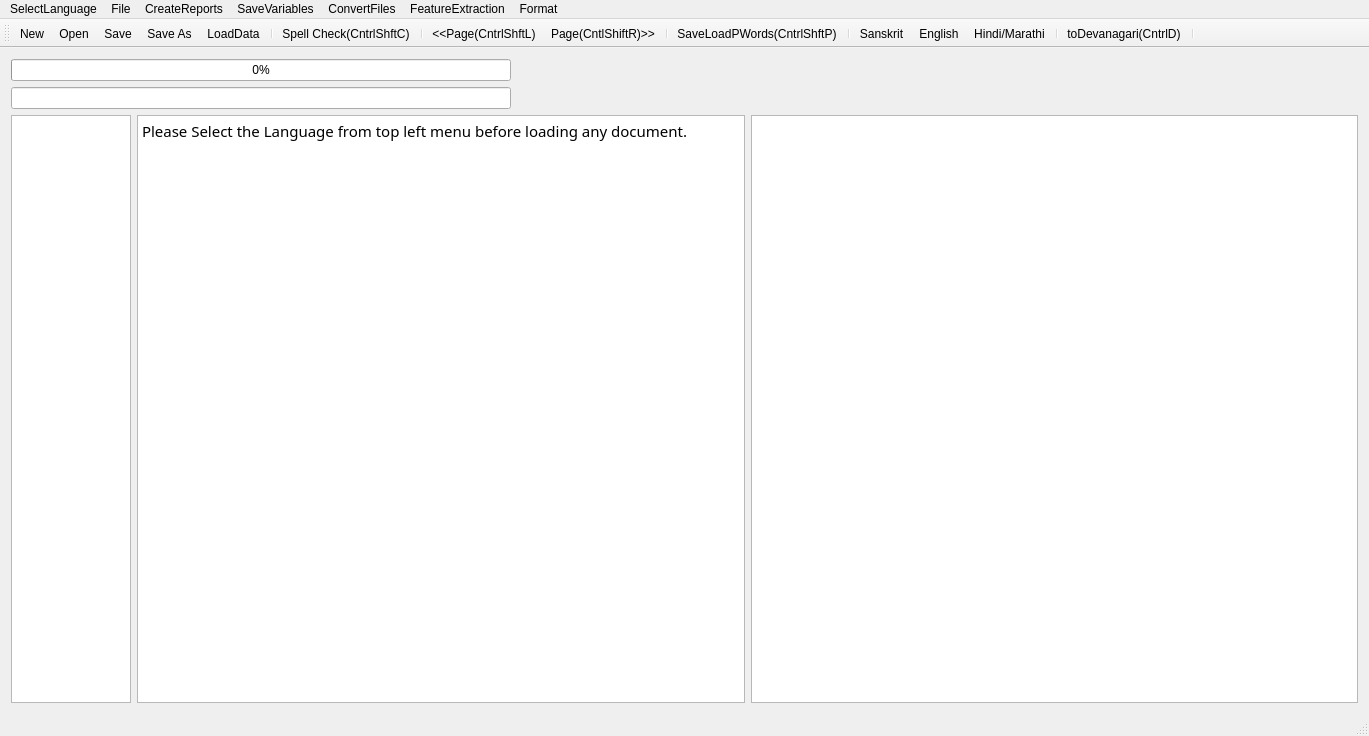
<?xml version="1.0" encoding="UTF-8"?>
<ui version="4.0">
 <class>MainWindow</class>
 <widget class="QMainWindow" name="MainWindow">
  <property name="geometry">
   <rect>
    <x>0</x>
    <y>0</y>
    <width>1369</width>
    <height>736</height>
   </rect>
  </property>
  <property name="mouseTracking">
   <bool>true</bool>
  </property>
  <property name="windowTitle">
   <string>MainWindow</string>
  </property>
  <widget class="QWidget" name="centralWidget">
   <layout class="QVBoxLayout" name="verticalLayout">
    <item>
     <widget class="QProgressBar" name="progressBar">
      <property name="maximumSize">
       <size>
        <width>500</width>
        <height>16777215</height>
       </size>
      </property>
      <property name="value">
       <number>0</number>
      </property>
      <property name="alignment">
       <set>Qt::AlignRight|Qt::AlignTrailing|Qt::AlignVCenter</set>
      </property>
     </widget>
    </item>
    <item>
     <widget class="QLineEdit" name="lineEdit">
      <property name="maximumSize">
       <size>
        <width>500</width>
        <height>16777215</height>
       </size>
      </property>
     </widget>
    </item>
    <item>
     <layout class="QHBoxLayout" name="horizontalLayout">
      <item>
       <widget class="QTextEdit" name="textEdit">
        <property name="maximumSize">
         <size>
          <width>120</width>
          <height>16777215</height>
         </size>
        </property>
        <property name="font">
         <font>
          <family>FreeSans</family>
          <italic>true</italic>
         </font>
        </property>
        <property name="sizeAdjustPolicy">
         <enum>QAbstractScrollArea::AdjustToContents</enum>
        </property>
        <property name="readOnly">
         <bool>true</bool>
        </property>
       </widget>
      </item>
      <item>
       <widget class="QTextBrowser" name="textBrowser">
        <property name="font">
         <font>
          <family>Shobhika</family>
          <pointsize>16</pointsize>
          <italic>false</italic>
         </font>
        </property>
        <property name="mouseTracking">
         <bool>true</bool>
        </property>
        <property name="sizeAdjustPolicy">
         <enum>QAbstractScrollArea::AdjustToContents</enum>
        </property>
        <property name="undoRedoEnabled">
         <bool>true</bool>
        </property>
        <property name="readOnly">
         <bool>false</bool>
        </property>
        <property name="html">
         <string>&lt;!DOCTYPE HTML PUBLIC &quot;-//W3C//DTD HTML 4.0//EN&quot; &quot;http://www.w3.org/TR/REC-html40/strict.dtd&quot;&gt;
&lt;html&gt;&lt;head&gt;&lt;meta name=&quot;qrichtext&quot; content=&quot;1&quot; /&gt;&lt;meta charset=&quot;utf-8&quot; /&gt;&lt;style type=&quot;text/css&quot;&gt;
p, li { white-space: pre-wrap; }
hr { height: 1px; border-width: 0; }
li.unchecked::marker { content: &quot;\2610&quot;; }
li.checked::marker { content: &quot;\2612&quot;; }
&lt;/style&gt;&lt;/head&gt;&lt;body style=&quot; font-family:'Shobhika'; font-size:16pt; font-weight:400; font-style:normal;&quot;&gt;
&lt;p style=&quot; margin-top:0px; margin-bottom:0px; margin-left:0px; margin-right:0px; -qt-block-indent:0; text-indent:0px;&quot;&gt;&lt;span style=&quot; font-family:'Ubuntu'; font-size:11pt;&quot;&gt;Please Select the Language from top left menu before loading any document.&lt;/span&gt;&lt;/p&gt;&lt;/body&gt;&lt;/html&gt;</string>
        </property>
        <property name="acceptRichText">
         <bool>true</bool>
        </property>
        <property name="textInteractionFlags">
         <set>Qt::LinksAccessibleByKeyboard|Qt::LinksAccessibleByMouse|Qt::TextBrowserInteraction|Qt::TextEditable|Qt::TextEditorInteraction|Qt::TextSelectableByKeyboard|Qt::TextSelectableByMouse</set>
        </property>
       </widget>
      </item>
      <item>
       <widget class="QGraphicsView" name="graphicsView">
        <property name="sizeAdjustPolicy">
         <enum>QAbstractScrollArea::AdjustIgnored</enum>
        </property>
        <property name="alignment">
         <set>Qt::AlignCenter</set>
        </property>
        <property name="dragMode">
         <enum>QGraphicsView::ScrollHandDrag</enum>
        </property>
        <property name="transformationAnchor">
         <enum>QGraphicsView::AnchorViewCenter</enum>
        </property>
        <property name="resizeAnchor">
         <enum>QGraphicsView::AnchorViewCenter</enum>
        </property>
       </widget>
      </item>
     </layout>
    </item>
   </layout>
   <zorder>lineEdit</zorder>
   <zorder>progressBar</zorder>
  </widget>
  <widget class="QMenuBar" name="menuBar">
   <property name="geometry">
    <rect>
     <x>0</x>
     <y>0</y>
     <width>1369</width>
     <height>21</height>
    </rect>
   </property>
   <widget class="QMenu" name="menuOCR_Correction_Window">
    <property name="title">
     <string>File</string>
    </property>
    <addaction name="actionNew"/>
    <addaction name="actionOpen"/>
    <addaction name="actionSave"/>
    <addaction name="actionSave_As"/>
    <addaction name="actionSpell_Check"/>
    <addaction name="actionLoad_Next_Page"/>
    <addaction name="actionLoad_Prev_Page"/>
    <addaction name="separator"/>
    <addaction name="actionLoadGDocPage"/>
    <addaction name="actionToDevanagari"/>
    <addaction name="actionLoadData"/>
    <addaction name="actionLoadDict"/>
    <addaction name="actionLoadOCRWords"/>
    <addaction name="actionLoadDomain"/>
    <addaction name="actionLoadSubPS"/>
    <addaction name="actionLoadConfusions"/>
    <addaction name="actionSugg"/>
    <addaction name="actionToSlp1"/>
   </widget>
   <widget class="QMenu" name="menuCreateReports">
    <property name="title">
     <string>CreateReports</string>
    </property>
    <addaction name="actionCreateBest2OCR"/>
    <addaction name="actionCreateSuggestionLog"/>
    <addaction name="actionCreateSuggestionLogNearestPriority"/>
    <addaction name="actionErrorDetectionRep"/>
    <addaction name="actionErrorDetectWithoutAdaptation"/>
    <addaction name="actionErrorDetectionRepUniq"/>
   </widget>
   <widget class="QMenu" name="menuSaveVariables">
    <property name="title">
     <string>SaveVariables</string>
    </property>
    <addaction name="actionCPair"/>
    <addaction name="actionPrimarySecOCRPair"/>
    <addaction name="actionCPairIEROcrVsCorrect"/>
    <addaction name="actionCPairGEROcrVsCorrect"/>
   </widget>
   <widget class="QMenu" name="menuConvertFiles">
    <property name="title">
     <string>ConvertFiles</string>
    </property>
    <addaction name="actionToSlp1_2"/>
    <addaction name="actionToDev"/>
    <addaction name="actionExtractDev"/>
    <addaction name="actionEditDistRep"/>
    <addaction name="actionConfusionFreqHist"/>
    <addaction name="actionFilterOutGT50EditDisPairs"/>
   </widget>
   <widget class="QMenu" name="menuFeatureExtraction">
    <property name="title">
     <string>FeatureExtraction</string>
    </property>
    <addaction name="actionPrepareFeatures"/>
   </widget>
   <widget class="QMenu" name="menuSelectLanguage">
    <property name="title">
     <string>SelectLanguage</string>
    </property>
    <addaction name="actionSanskrit"/>
    <addaction name="actionHindi"/>
    <addaction name="actionEnglish"/>
   </widget>
   <widget class="QMenu" name="menuFormat">
    <property name="title">
     <string>Format</string>
    </property>
    <addaction name="actionBold"/>
    <addaction name="actionSubscript_2"/>
    <addaction name="actionSuperscript_2"/>
   </widget>
   <addaction name="menuSelectLanguage"/>
   <addaction name="menuOCR_Correction_Window"/>
   <addaction name="menuCreateReports"/>
   <addaction name="menuSaveVariables"/>
   <addaction name="menuConvertFiles"/>
   <addaction name="menuFeatureExtraction"/>
   <addaction name="menuFormat"/>
  </widget>
  <widget class="QToolBar" name="mainToolBar">
   <attribute name="toolBarArea">
    <enum>TopToolBarArea</enum>
   </attribute>
   <attribute name="toolBarBreak">
    <bool>false</bool>
   </attribute>
   <addaction name="actionNew"/>
   <addaction name="actionOpen"/>
   <addaction name="actionSave"/>
   <addaction name="actionSave_As"/>
   <addaction name="actionLoadData"/>
   <addaction name="separator"/>
   <addaction name="actionSpell_Check"/>
   <addaction name="separator"/>
   <addaction name="actionLoad_Prev_Page"/>
   <addaction name="actionLoad_Next_Page"/>
   <addaction name="separator"/>
   <addaction name="actionLoadGDocPage"/>
   <addaction name="separator"/>
   <addaction name="actionSanskrit"/>
   <addaction name="actionEnglish"/>
   <addaction name="actionHindi"/>
   <addaction name="separator"/>
   <addaction name="actionToDevanagari"/>
   <addaction name="separator"/>
  </widget>
  <widget class="QStatusBar" name="statusBar"/>
  <action name="actionOpen">
   <property name="icon">
    <iconset resource="AppResources.qrc">
     <normaloff>:/Images/open.png</normaloff>:/Images/open.png</iconset>
   </property>
   <property name="text">
    <string>Open</string>
   </property>
   <property name="shortcut">
    <string>Ctrl+O</string>
   </property>
  </action>
  <action name="actionSave">
   <property name="icon">
    <iconset resource="AppResources.qrc">
     <normaloff>:/Images/save.png</normaloff>:/Images/save.png</iconset>
   </property>
   <property name="text">
    <string>Save</string>
   </property>
   <property name="shortcut">
    <string>Ctrl+S</string>
   </property>
  </action>
  <action name="actionSave_As">
   <property name="icon">
    <iconset resource="AppResources.qrc">
     <normaloff>:/Images/save-as.png</normaloff>:/Images/save-as.png</iconset>
   </property>
   <property name="text">
    <string>Save As</string>
   </property>
   <property name="shortcut">
    <string>Ctrl+Shift+S</string>
   </property>
  </action>
  <action name="actionNew">
   <property name="icon">
    <iconset resource="AppResources.qrc">
     <normaloff>:/Images/New.png</normaloff>:/Images/New.png</iconset>
   </property>
   <property name="text">
    <string>New</string>
   </property>
   <property name="shortcut">
    <string>Ctrl+N</string>
   </property>
  </action>
  <action name="actionSpell_Check">
   <property name="text">
    <string>Spell Check(CntrlShftC)</string>
   </property>
   <property name="shortcut">
    <string>Ctrl+Shift+C</string>
   </property>
  </action>
  <action name="actionLoad_Next_Page">
   <property name="text">
    <string>Page(CntlShiftR)&gt;&gt;</string>
   </property>
   <property name="toolTip">
    <string>Page(CntlShiftR)&gt;&gt;</string>
   </property>
   <property name="shortcut">
    <string>Ctrl+Shift+R</string>
   </property>
  </action>
  <action name="actionLoad_Prev_Page">
   <property name="text">
    <string>&lt;&lt;Page(CntrlShftL)</string>
   </property>
   <property name="toolTip">
    <string>&lt;&lt;Page(CntrlShftL)</string>
   </property>
   <property name="shortcut">
    <string>Ctrl+Shift+L</string>
   </property>
  </action>
  <action name="actionLoadGDocPage">
   <property name="text">
    <string>Save&amp;LoadPWords(CntrlShftP)</string>
   </property>
   <property name="shortcut">
    <string>Ctrl+Shift+P</string>
   </property>
  </action>
  <action name="actionToDevanagari">
   <property name="text">
    <string>toDevanagari(CntrlD)</string>
   </property>
   <property name="shortcut">
    <string>Ctrl+D</string>
   </property>
  </action>
  <action name="actionLoadData">
   <property name="text">
    <string>LoadData</string>
   </property>
  </action>
  <action name="actionLoadDict">
   <property name="text">
    <string>LoadDict</string>
   </property>
  </action>
  <action name="actionLoadOCRWords">
   <property name="text">
    <string>LoadOCRWords</string>
   </property>
  </action>
  <action name="actionLoadDomain">
   <property name="text">
    <string>LoadDomain</string>
   </property>
  </action>
  <action name="actionLoadSubPS">
   <property name="text">
    <string>LoadSubPS</string>
   </property>
  </action>
  <action name="actionLoadConfusions">
   <property name="text">
    <string>LoadConfusions</string>
   </property>
  </action>
  <action name="actionSugg">
   <property name="text">
    <string>sugg</string>
   </property>
   <property name="shortcut">
    <string>Menu</string>
   </property>
  </action>
  <action name="actionCreateBest2OCR">
   <property name="text">
    <string>CreateBest2OCR</string>
   </property>
  </action>
  <action name="actionToSlp1">
   <property name="text">
    <string>toSlp1</string>
   </property>
   <property name="shortcut">
    <string>Ctrl+G</string>
   </property>
  </action>
  <action name="actionCreateSuggestionLog">
   <property name="text">
    <string>CreateSuggestionLog</string>
   </property>
  </action>
  <action name="actionCreateSuggestionLogNearestPriority">
   <property name="text">
    <string>CreateSuggestionLogNearestPriority</string>
   </property>
  </action>
  <action name="actionErrorDetectionRep">
   <property name="text">
    <string>ErrorDetectionRep</string>
   </property>
  </action>
  <action name="actionErrorDetectWithoutAdaptation">
   <property name="text">
    <string>ErrorDetectWithoutAdaptation</string>
   </property>
  </action>
  <action name="actionCPair">
   <property name="text">
    <string>CPair</string>
   </property>
  </action>
  <action name="actionToSlp1_2">
   <property name="text">
    <string>toSlp1</string>
   </property>
  </action>
  <action name="actionToDev">
   <property name="text">
    <string>toDev</string>
   </property>
  </action>
  <action name="actionExtractDev">
   <property name="text">
    <string>ExtractDevWords</string>
   </property>
   <property name="toolTip">
    <string>ExtractDevWords</string>
   </property>
  </action>
  <action name="actionPrimarySecOCRPair">
   <property name="text">
    <string>PrimarySecOCRPairs</string>
   </property>
  </action>
  <action name="actionCPairIEROcrVsCorrect">
   <property name="text">
    <string>CPairIEROcrVsCorrect</string>
   </property>
  </action>
  <action name="actionEditDistRep">
   <property name="text">
    <string>EditDistRep</string>
   </property>
  </action>
  <action name="actionConfusionFreqHist">
   <property name="text">
    <string>ConfusionFreqHist</string>
   </property>
  </action>
  <action name="actionCPairGEROcrVsCorrect">
   <property name="text">
    <string>CPairGEROcrVsCorrect</string>
   </property>
  </action>
  <action name="actionFilterOutGT50EditDisPairs">
   <property name="text">
    <string>FilterOutGT50EditDisPairs</string>
   </property>
  </action>
  <action name="actionPrepareFeatures">
   <property name="text">
    <string>PrepareFeatures</string>
   </property>
  </action>
  <action name="actionErrorDetectionRepUniq">
   <property name="text">
    <string>ErrorSuggRepUniq</string>
   </property>
  </action>
  <action name="actionSanskrit">
   <property name="text">
    <string>Sanskrit</string>
   </property>
  </action>
  <action name="actionHindi">
   <property name="text">
    <string>Hindi/Marathi</string>
   </property>
  </action>
  <action name="actionEnglish">
   <property name="text">
    <string>English</string>
   </property>
   <property name="toolTip">
    <string>English</string>
   </property>
  </action>
  <action name="actionBold">
   <property name="text">
    <string>Bold</string>
   </property>
  </action>
  <action name="actionItalic">
   <property name="text">
    <string>Italic</string>
   </property>
  </action>
  <action name="actionSuperscript">
   <property name="text">
    <string>Superscript</string>
   </property>
  </action>
  <action name="actionSubscript">
   <property name="text">
    <string>Subscript</string>
   </property>
  </action>
  <action name="actionSubscript_2">
   <property name="text">
    <string>Subscript</string>
   </property>
  </action>
  <action name="actionSuperscript_2">
   <property name="text">
    <string>Superscript</string>
   </property>
  </action>
 </widget>
 <layoutdefault spacing="6" margin="11"/>
 <tabstops>
  <tabstop>textBrowser</tabstop>
  <tabstop>graphicsView</tabstop>
 </tabstops>
 <resources>
  <include location="AppResources.qrc"/>
 </resources>
 <connections/>
</ui>
